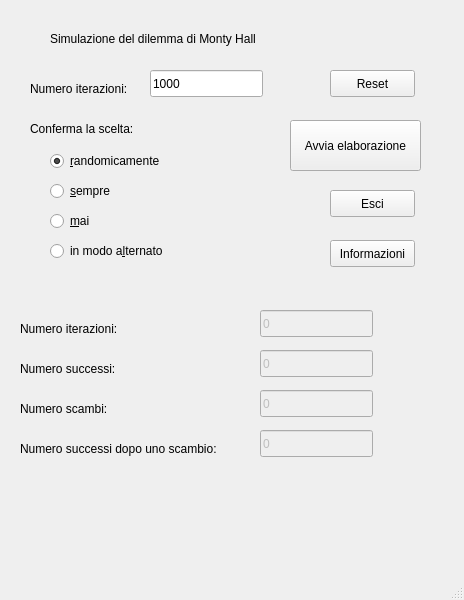
<?xml version="1.0" encoding="UTF-8"?>
<ui version="4.0">
 <class>Dilemmamh_qt</class>
 <widget class="QMainWindow" name="Dilemmamh_qt">
  <property name="geometry">
   <rect>
    <x>0</x>
    <y>0</y>
    <width>464</width>
    <height>600</height>
   </rect>
  </property>
  <property name="windowTitle">
   <string>Dilemmamh_qt</string>
  </property>
  <widget class="QWidget" name="centralWidget">
   <widget class="QLabel" name="label">
    <property name="geometry">
     <rect>
      <x>50</x>
      <y>30</y>
      <width>271</width>
      <height>17</height>
     </rect>
    </property>
    <property name="text">
     <string>Simulazione del dilemma di Monty Hall</string>
    </property>
   </widget>
   <widget class="QRadioButton" name="radioButton_4">
    <property name="geometry">
     <rect>
      <x>50</x>
      <y>240</y>
      <width>201</width>
      <height>22</height>
     </rect>
    </property>
    <property name="text">
     <string>in modo a&amp;lternato</string>
    </property>
   </widget>
   <widget class="QRadioButton" name="radioButton_2">
    <property name="geometry">
     <rect>
      <x>50</x>
      <y>180</y>
      <width>201</width>
      <height>22</height>
     </rect>
    </property>
    <property name="text">
     <string>&amp;sempre</string>
    </property>
   </widget>
   <widget class="QLabel" name="label_3">
    <property name="geometry">
     <rect>
      <x>30</x>
      <y>120</y>
      <width>151</width>
      <height>17</height>
     </rect>
    </property>
    <property name="text">
     <string>Conferma la scelta:</string>
    </property>
   </widget>
   <widget class="QLabel" name="label_2">
    <property name="geometry">
     <rect>
      <x>30</x>
      <y>80</y>
      <width>131</width>
      <height>17</height>
     </rect>
    </property>
    <property name="text">
     <string>Numero iterazioni:</string>
    </property>
   </widget>
   <widget class="QLineEdit" name="le_numite">
    <property name="geometry">
     <rect>
      <x>150</x>
      <y>70</y>
      <width>113</width>
      <height>27</height>
     </rect>
    </property>
    <property name="text">
     <string>1000</string>
    </property>
   </widget>
   <widget class="QRadioButton" name="radioButton_3">
    <property name="geometry">
     <rect>
      <x>50</x>
      <y>210</y>
      <width>201</width>
      <height>22</height>
     </rect>
    </property>
    <property name="text">
     <string>&amp;mai</string>
    </property>
   </widget>
   <widget class="QRadioButton" name="radioButton">
    <property name="geometry">
     <rect>
      <x>50</x>
      <y>150</y>
      <width>201</width>
      <height>22</height>
     </rect>
    </property>
    <property name="text">
     <string>&amp;randomicamente</string>
    </property>
    <property name="checked">
     <bool>true</bool>
    </property>
   </widget>
   <widget class="QPushButton" name="pb_reset">
    <property name="geometry">
     <rect>
      <x>330</x>
      <y>70</y>
      <width>85</width>
      <height>27</height>
     </rect>
    </property>
    <property name="text">
     <string>Reset</string>
    </property>
   </widget>
   <widget class="QPushButton" name="pb_elabora">
    <property name="geometry">
     <rect>
      <x>290</x>
      <y>120</y>
      <width>131</width>
      <height>51</height>
     </rect>
    </property>
    <property name="text">
     <string>Avvia elaborazione</string>
    </property>
   </widget>
   <widget class="QPushButton" name="pb_esci">
    <property name="geometry">
     <rect>
      <x>330</x>
      <y>190</y>
      <width>85</width>
      <height>27</height>
     </rect>
    </property>
    <property name="text">
     <string>Esci</string>
    </property>
   </widget>
   <widget class="QPushButton" name="pb_info">
    <property name="geometry">
     <rect>
      <x>330</x>
      <y>240</y>
      <width>85</width>
      <height>27</height>
     </rect>
    </property>
    <property name="text">
     <string>Informazioni</string>
    </property>
   </widget>
   <widget class="QLabel" name="label_4">
    <property name="geometry">
     <rect>
      <x>20</x>
      <y>320</y>
      <width>151</width>
      <height>17</height>
     </rect>
    </property>
    <property name="text">
     <string>Numero iterazioni:</string>
    </property>
   </widget>
   <widget class="QLineEdit" name="lineEdit">
    <property name="enabled">
     <bool>false</bool>
    </property>
    <property name="geometry">
     <rect>
      <x>260</x>
      <y>310</y>
      <width>113</width>
      <height>27</height>
     </rect>
    </property>
    <property name="text">
     <string>0</string>
    </property>
   </widget>
   <widget class="QLineEdit" name="lineEdit_2">
    <property name="enabled">
     <bool>false</bool>
    </property>
    <property name="geometry">
     <rect>
      <x>260</x>
      <y>350</y>
      <width>113</width>
      <height>27</height>
     </rect>
    </property>
    <property name="text">
     <string>0</string>
    </property>
   </widget>
   <widget class="QLabel" name="label_5">
    <property name="geometry">
     <rect>
      <x>20</x>
      <y>360</y>
      <width>151</width>
      <height>17</height>
     </rect>
    </property>
    <property name="text">
     <string>Numero successi:</string>
    </property>
   </widget>
   <widget class="QLineEdit" name="lineEdit_3">
    <property name="enabled">
     <bool>false</bool>
    </property>
    <property name="geometry">
     <rect>
      <x>260</x>
      <y>390</y>
      <width>113</width>
      <height>27</height>
     </rect>
    </property>
    <property name="text">
     <string>0</string>
    </property>
   </widget>
   <widget class="QLabel" name="label_6">
    <property name="geometry">
     <rect>
      <x>20</x>
      <y>400</y>
      <width>151</width>
      <height>17</height>
     </rect>
    </property>
    <property name="text">
     <string>Numero scambi:</string>
    </property>
   </widget>
   <widget class="QLineEdit" name="lineEdit_4">
    <property name="enabled">
     <bool>false</bool>
    </property>
    <property name="geometry">
     <rect>
      <x>260</x>
      <y>430</y>
      <width>113</width>
      <height>27</height>
     </rect>
    </property>
    <property name="text">
     <string>0</string>
    </property>
   </widget>
   <widget class="QLabel" name="label_7">
    <property name="geometry">
     <rect>
      <x>20</x>
      <y>440</y>
      <width>211</width>
      <height>17</height>
     </rect>
    </property>
    <property name="text">
     <string>Numero successi dopo uno scambio:</string>
    </property>
   </widget>
  </widget>
  <widget class="QStatusBar" name="statusBar"/>
 </widget>
 <layoutdefault spacing="6" margin="11"/>
 <resources/>
 <connections/>
</ui>
